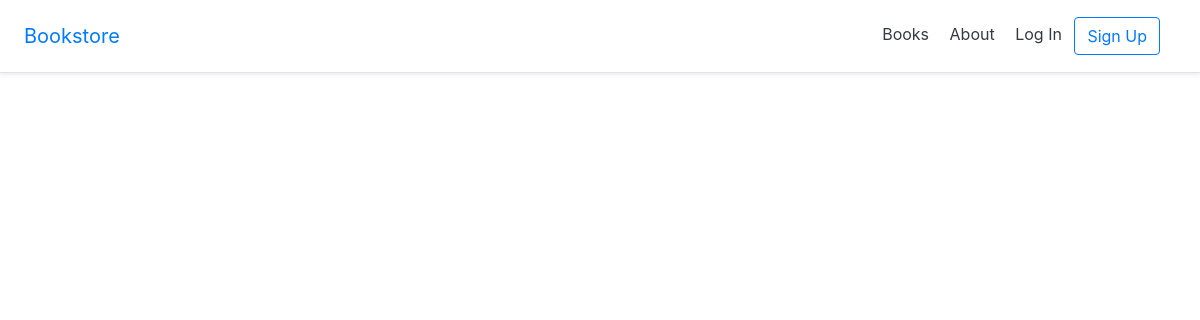
/books/, run on an earlier commit of the app's database.
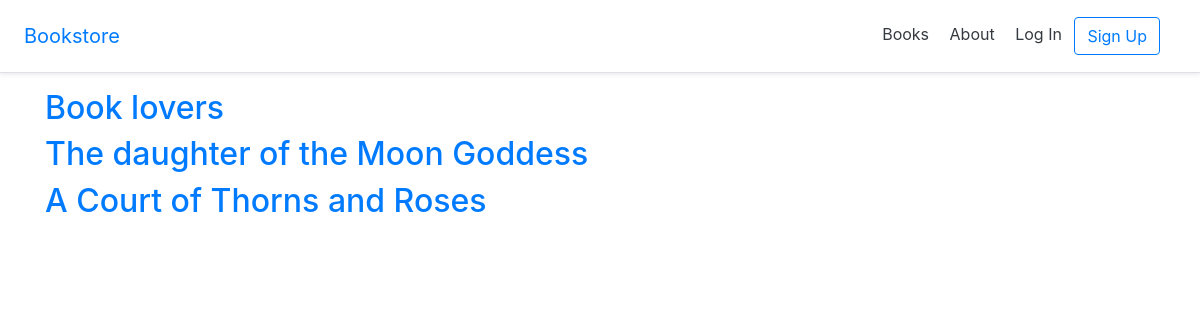
And on a later commit of the database.
### booksapp/models.py (models this page shows, shortened)
class Book(models.Model):
    title = models.CharField(max_length=200)
    author = models.CharField(max_length=200)
    price = models.DecimalField(max_digits=6, decimal_places=2)
    def get_absolute_url(self):
        return reverse("book_detail", args=[str(self.id)])

### booksapp/views.py (the view)
# urls.py: path('', BookListView.as_view(), name='book_list'),
class BookListView(ListView):
    model = Book
    template_name = 'books/book_list.html'
    context_object_name = 'book_list'

### templates/books/book_list.html (shortened to what this page needs)
{% extends '_base.html' %}
{% block content %}
    {% for book in book_list %}
        <div>
            <h2><a href="{{ book.get_absolute_url }}">{{ book.title }}</a></h2>
        </div>
    {% endfor %}
{% endblock content %}

### templates/_base.html (shortened to what this page needs)
{% load static %}
<!DOCTYPE html>
<html>
<head>
  <link rel="stylesheet" href="https://stackpath.bootstrapcdn.com/bootstrap/4.5.0/css/bootstrap.min.css">
  <link rel="stylesheet" href="{% static 'css/base.css' %}">
</head>
<body>
  <header>
    <div class="d-flex flex-column flex-md-row align-items-center p-3 px-md-4
     mb-3 bg-white border-bottom shadow-sm">
      <a href="{% url 'home' %}" class="navbar-brand my-0 mr-md-auto
      font-weight-normal">Bookstore</a>
      <nav class="my-2 my-md-0 mr-md-3">
        <a class="p-2 text-dark" href="{% url 'book_list' %}">Books</a>
        <a class="p-2 text-dark" href="{% url 'about' %}">About</a>
        {% if user.is_authenticated %}
          <a class="p-2 text-dark" href="{% url 'account_logout' %}">Log Out</a>
        {% else %}
          <a class="p-2 text-dark" href="{% url 'account_login' %}">Log In</a>
          <a class="btn btn-outline-primary" href="{% url 'account_signup' %}">Sign Up</a>
  {% endif %}
</nav>
    </div>
  </header>
  <div class="container">
    {% block content %}
    {% endblock content %}
  </div>
</body>
</html>

What changed in the data, as far as the page shows it:
added Book: title "Book lovers"
added Book: title "The daughter of the Moon Goddess"
added Book: title "A Court of Thorns and Roses"
